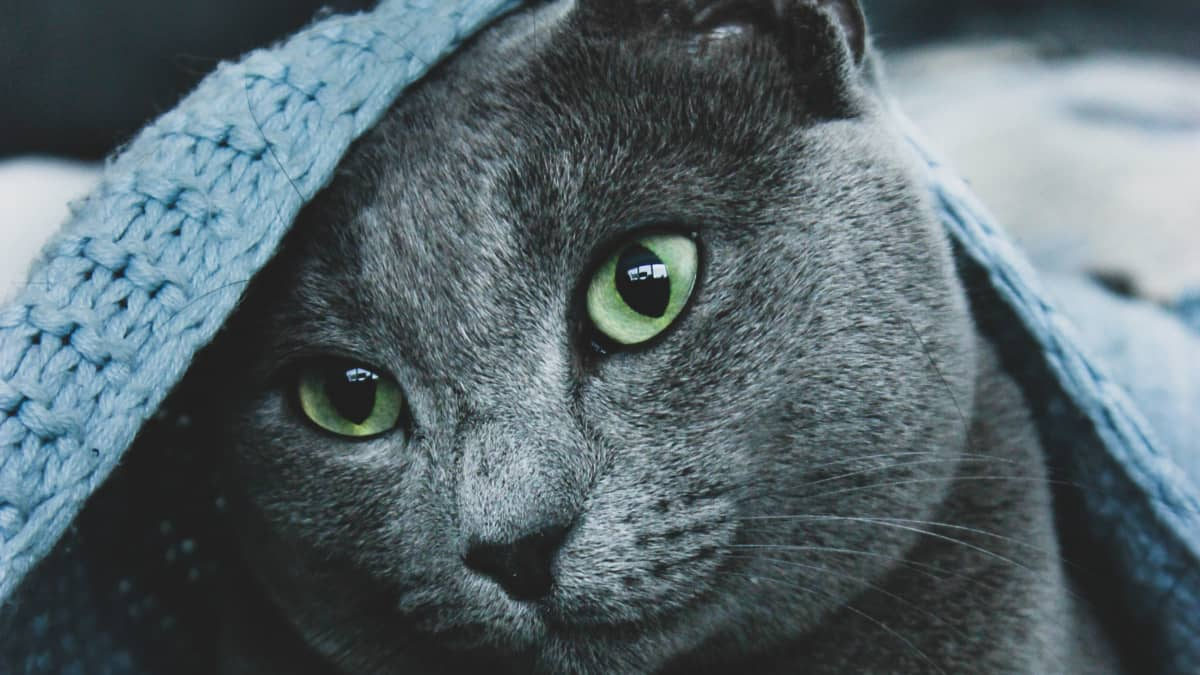
#> input picture cat.jpg, 1200 x 675 px
$ python imageProcessing-Tasks.py   (older library calls are emulated)
#> lines starting #> are read from the running program, lines starting #| are printed output that depends on the picture; after the words box and inside, x2 and y2 are one past the last pixel; in counts of white or black regions, pixels touching at a corner belong together
try:
    import cv2
    import numpy as np
    import matplotlib.pyplot as plt

    image = cv2.imread('cat.jpg')
#> image is the input picture: shape (675, 1200, 3); mean B, G, R 108.3, 102.7, 88.4
    gray_image = cv2.cvtColor(image, cv2.COLOR_BGR2GRAY)

    blue_channel, green_channel, red_channel = cv2.split(image)

    fig, ax = plt.subplots(1, 4, figsize=(20, 5))

    ax[0].imshow(cv2.cvtColor(image, cv2.COLOR_BGR2RGB))
    ax[0].set_title("Original Image")
    ax[0].axis("off")

    ax[1].imshow(gray_image, cmap='gray')
    ax[1].set_title("Grayscale Image")
    ax[1].axis("off")

    ax[2].imshow(red_channel, cmap='Reds')
    ax[2].set_title("Red Channel")
    ax[2].axis("off")

    ax[3].imshow(green_channel, cmap='Greens')
    ax[3].set_title("Green Channel")
    ax[3].axis("off")

    plt.tight_layout()
    plt.show()

    plt.figure(figsize=(5, 5))
    plt.imshow(blue_channel, cmap='Blues')
    plt.title("Blue Channel")
    plt.axis("off")
    plt.show()

    print("Task 1 Completed!")

    rows, cols = image.shape[:2]
#> rows = 675; cols = 1200

    translation_matrix = np.float32([[1, 0, 100], [0, 1, 50]])
    translated_image = cv2.warpAffine(image, translation_matrix, (cols, rows))
    translated_image_rgb = cv2.cvtColor(translated_image, cv2.COLOR_BGR2RGB)

    plt.figure(figsize=(6, 6))
    plt.imshow(translated_image_rgb)
    plt.title('Translated Image')
    plt.axis('off')
    plt.show()

    print("Task 2 Completed!")

    (h, w) = image.shape[:2]
#> h = 675; w = 1200

    center = (w // 2, h // 2)
#> center = (600, 337)
    angles = [90, 180, 270, 360]

    fig, axs = plt.subplots(1, 4, figsize=(20, 5))

    for i, angle in enumerate(angles):
        rotation_matrix = cv2.getRotationMatrix2D(center, angle, 1.0)
        rotated_image = cv2.warpAffine(image, rotation_matrix, (w, h))
        rotated_image_rgb = cv2.cvtColor(rotated_image, cv2.COLOR_BGR2RGB)
        axs[i].imshow(rotated_image_rgb)
        axs[i].set_title(f'Rotated {angle}°')
        axs[i].axis('off')

    plt.tight_layout()
    plt.show()

    print("Task 3 Completed!")

    if image is None:
        print("Error: Image not loaded!")
    else:
        original_height, original_width = image.shape[:2]
#> original_height = 675; original_width = 1200
        scale_percent = 15
        width_scaled = int(original_width * scale_percent / 100)
#> width_scaled = 180
        height_scaled = int(original_height * scale_percent / 100)
#> height_scaled = 101
        scaled_image = cv2.resize(image, (width_scaled, height_scaled), interpolation=cv2.INTER_LINEAR)

        width_enlarged = int(original_width * 2)
#> width_enlarged = 2400
        height_enlarged = int(original_height * 2)
#> height_enlarged = 1350
        enlarged_image = cv2.resize(image, (width_enlarged, height_enlarged), interpolation=cv2.INTER_CUBIC)

        resized_image = cv2.resize(image, (200, 400), interpolation=cv2.INTER_AREA)

        scaled_image_rgb = cv2.cvtColor(scaled_image, cv2.COLOR_BGR2RGB)
        enlarged_image_rgb = cv2.cvtColor(enlarged_image, cv2.COLOR_BGR2RGB)
        resized_image_rgb = cv2.cvtColor(resized_image, cv2.COLOR_BGR2RGB)

        fig, axs = plt.subplots(1, 3, figsize=(15, 5))

        axs[0].imshow(scaled_image_rgb)
        axs[0].set_title('Scaled (15%, Linear)')
        axs[0].axis('off')

        axs[1].imshow(enlarged_image_rgb)
        axs[1].set_title('Enlarged (2x, Cubic)')
        axs[1].axis('off')

        axs[2].imshow(resized_image_rgb)
        axs[2].set_title('Resized (200x400, Area)')
        axs[2].axis('off')

        plt.tight_layout()
        plt.show()

    print("Task 4 Completed!")

    if image is None:
        print("Error: Image not loaded!")
    else:
        blurred_image = cv2.GaussianBlur(image, (15, 15), 0)
        blurred_image_rgb = cv2.cvtColor(blurred_image, cv2.COLOR_BGR2RGB)

        plt.figure(figsize=(8, 6))
        plt.imshow(blurred_image_rgb)
        plt.title('Blurred Image (Gaussian Blur)')
        plt.axis('off')
        plt.show()

    print("Task 5 Completed!")

    if image is None:
        print("Error: Image not loaded!")
    else:
        image_float32 = np.float32(image)

        alpha = 1.5
        beta = 50

        adjusted_image = cv2.convertScaleAbs(image_float32, alpha=alpha, beta=beta)
        adjusted_image_rgb = cv2.cvtColor(adjusted_image, cv2.COLOR_BGR2RGB)

        plt.figure(figsize=(8, 6))
        plt.imshow(adjusted_image_rgb)
        plt.title('Adjusted Brightness and Contrast')
        plt.axis('off')
        plt.show()

    print("Task 6 Completed!")

    if image is None:
        print("Error: Image not loaded!")
    else:
        startY = 50
        height = 200
        startX = 50
        width = 200

        cropped_image = image[startY:startY + height, startX:startX + width]
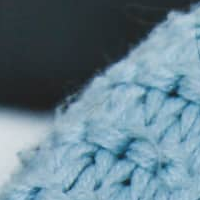
#> cropped_image: shape (200, 200, 3); mean B, G, R 141.2, 127.9, 101.9
        cropped_image_rgb = cv2.cvtColor(cropped_image, cv2.COLOR_BGR2RGB)

        plt.figure(figsize=(6, 6))
        plt.imshow(cropped_image_rgb)
        plt.title('Cropped Image')
        plt.axis('off')
        plt.show()

    print("Task 7 Completed!")

    if image is None:
        print("Error: Image not loaded!")
    else:
        height, width = image.shape[:2]
#> height = 675; width = 1200
        center_x, center_y = width // 2, height // 2
#> center_x = 600

        radius = 50
        color = (0, 255, 0)
        thickness = 5
        cv2.circle(image, (center_x, center_y), radius, color, thickness)
#> image: shape (675, 1200, 3); 0.27% of pixels changed, all inside (x1, y1, x2, y2) = (547, 284, 654, 391)

        image_rgb = cv2.cvtColor(image, cv2.COLOR_BGR2RGB)

        plt.figure(figsize=(6, 6))
        plt.imshow(image_rgb)
        plt.title('Image with Circle')
        plt.axis('off')
        plt.show()

    print("Task 8 Completed!")

    if image is None:
        print("Error: Image not loaded!")
    else:
        gray_image = cv2.cvtColor(image, cv2.COLOR_BGR2GRAY)

        lower_threshold = 100
        upper_threshold = 200
        edges = cv2.Canny(gray_image, lower_threshold, upper_threshold)
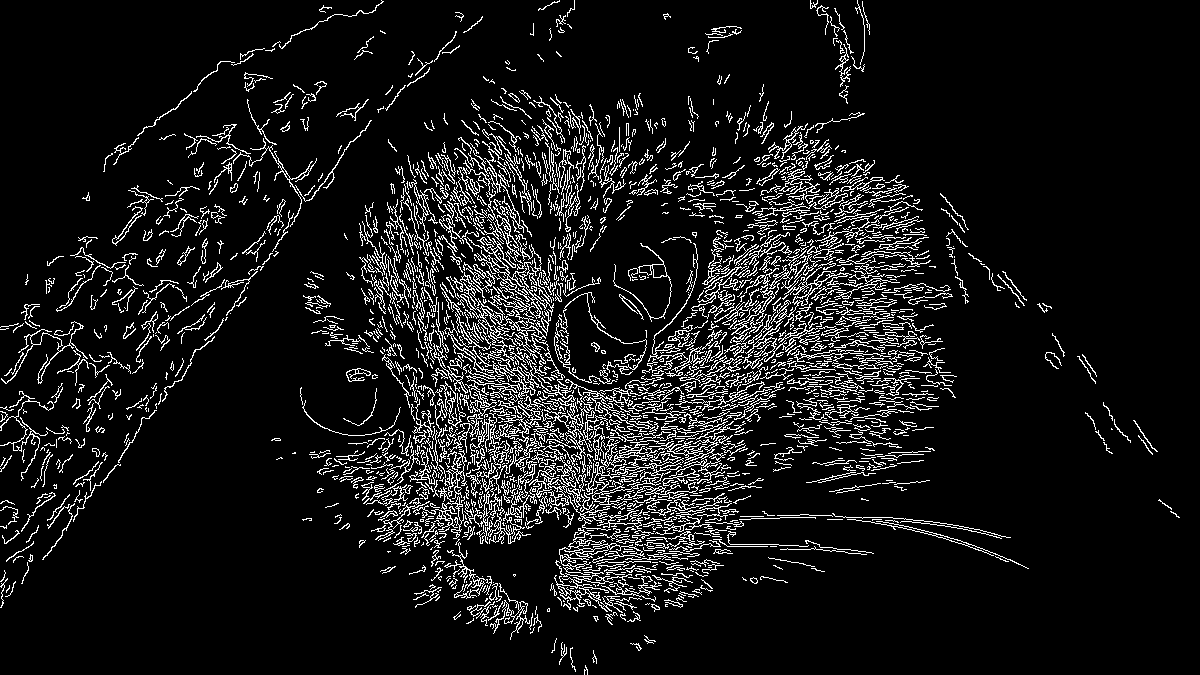
#> edges: shape (675, 1200); 8.9% white in thin lines or dots

        plt.figure(figsize=(6, 6))
        plt.imshow(edges, cmap='gray')
        plt.title('Canny Edge Detection')
        plt.axis('off')
        plt.show()

    print("Task 9 Completed!")

    image = cv2.imread('surveillance.png')
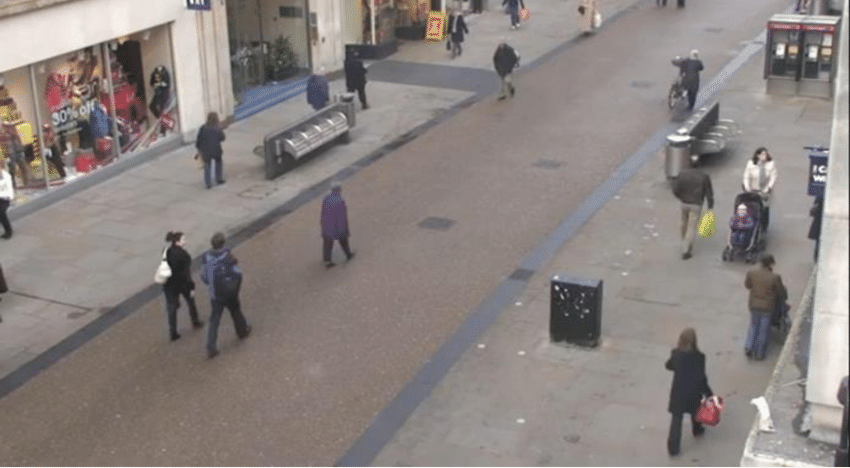
#> input picture surveillance.png, 850 x 468 px
#> image is the input picture: shape (468, 850, 3); mean B, G, R 128.9, 131.6, 139.5

    if image is None:
        print("Error: Image not loaded!")
    else:
        alpha = 1.5
        beta = 50
        enhanced_image = cv2.convertScaleAbs(image, alpha=alpha, beta=beta)
        blurred_image = cv2.GaussianBlur(enhanced_image, (15, 15), 0)
#> blurred_image: shape (468, 850, 3)
        gray_image = cv2.cvtColor(blurred_image, cv2.COLOR_BGR2GRAY)
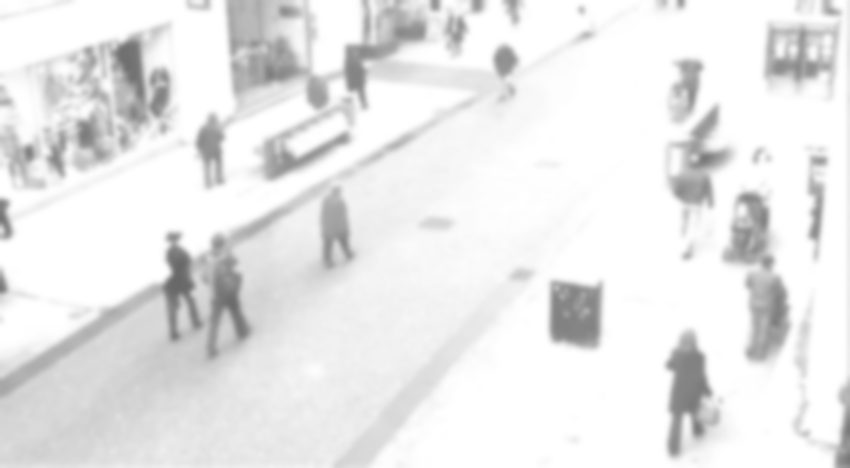
#> gray_image: shape (468, 850); min 104, max 255, mean 232.7
        edges = cv2.Canny(gray_image, 100, 200)
#> edges: shape (468, 850); 0.06% white in thin lines or dots, all inside (x1, y1, x2, y2) = (113, 33, 712, 398)

        plt.figure(figsize=(16, 8))

        plt.subplot(1, 3, 1)
        plt.imshow(cv2.cvtColor(image, cv2.COLOR_BGR2RGB))
        plt.title('Original Image')
        plt.axis('off')

        plt.subplot(1, 3, 2)
        plt.imshow(cv2.cvtColor(blurred_image, cv2.COLOR_BGR2RGB))
        plt.title('Enhanced + Blurred Image')
        plt.axis('off')

        plt.subplot(1, 3, 3)
        plt.imshow(edges, cmap='gray')
        plt.title('Edge Detected Image')
        plt.axis('off')

        plt.tight_layout()
        plt.show()
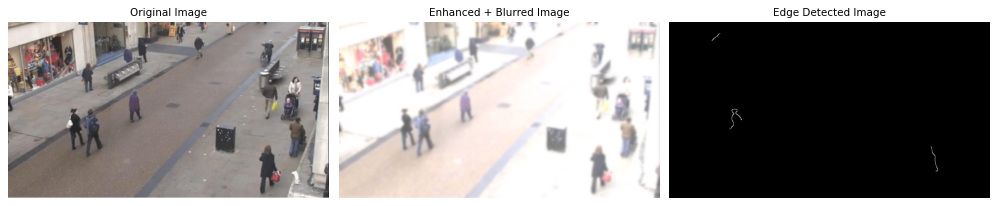
#> figure drawn by matplotlib, 3 panels

    print("Task 10 Completed!")

    image = cv2.imread('cat.jpg')

    if image is None:
        print("Error: Image not loaded!")
    else:
        gray_image = cv2.cvtColor(image, cv2.COLOR_BGR2GRAY)
        gray_hist = cv2.calcHist([gray_image], [0], None, [256], [0, 256])
#> gray_hist = 256 values, max 27433 at index 32, min 0 at index 0, mean 3164.1

        blue_hist = cv2.calcHist([image], [0], None, [256], [0, 256])
#> blue_hist = 256 values, max 25568 at index 32, min 0 at index 0, mean 3164.1
        green_hist = cv2.calcHist([image], [1], None, [256], [0, 256])
#> green_hist = 256 values, max 22376 at index 32, min 0 at index 0, mean 3164.1

        plt.figure(figsize=(12, 8))

        plt.subplot(2, 3, 1)
        plt.plot(gray_hist, color='black')
        plt.title('Grayscale Histogram')
        plt.xlim([0, 256])
        plt.grid(False)

        plt.subplot(2, 3, 2)
        plt.plot(blue_hist, color='blue')
        plt.title('Blue Channel Histogram')
        plt.xlim([0, 256])
        plt.grid(False)

        plt.subplot(2, 3, 3)
        plt.plot(green_hist, color='green')
        plt.title('Green Channel Histogram')
        plt.xlim([0, 256])
        plt.grid(False)

        plt.subplot(2, 3, 4)
        plt.imshow(cv2.cvtColor(image, cv2.COLOR_BGR2RGB))
        plt.title('Original Image')
        plt.axis('off')

        plt.tight_layout()
        plt.show()
#> figure, not shown here; panel 1: curve peaks at x = 32, y = 27433; panel 2: curve peaks at x = 32, y = 25568; panel 3: curve peaks at x = 32, y = 22376

    print("Task 11 Completed!")

    if image is None:
        print("Error: Image not loaded!")
    else:
        gray_image = cv2.cvtColor(image, cv2.COLOR_BGR2GRAY)
        kernel_blur = np.ones((5, 5), np.float32) / 25
        smoothed_image = cv2.filter2D(gray_image, -1, kernel_blur)

        kernel_sharpen = np.array([[0, -1, 0],
                                   [-1, 5, -1],
                                   [0, -1, 0]])
        sharpened_image = cv2.filter2D(gray_image, -1, kernel_sharpen)

        sobelx = cv2.Sobel(gray_image, cv2.CV_64F, 1, 0, ksize=3)
        sobely = cv2.Sobel(gray_image, cv2.CV_64F, 0, 1, ksize=3)
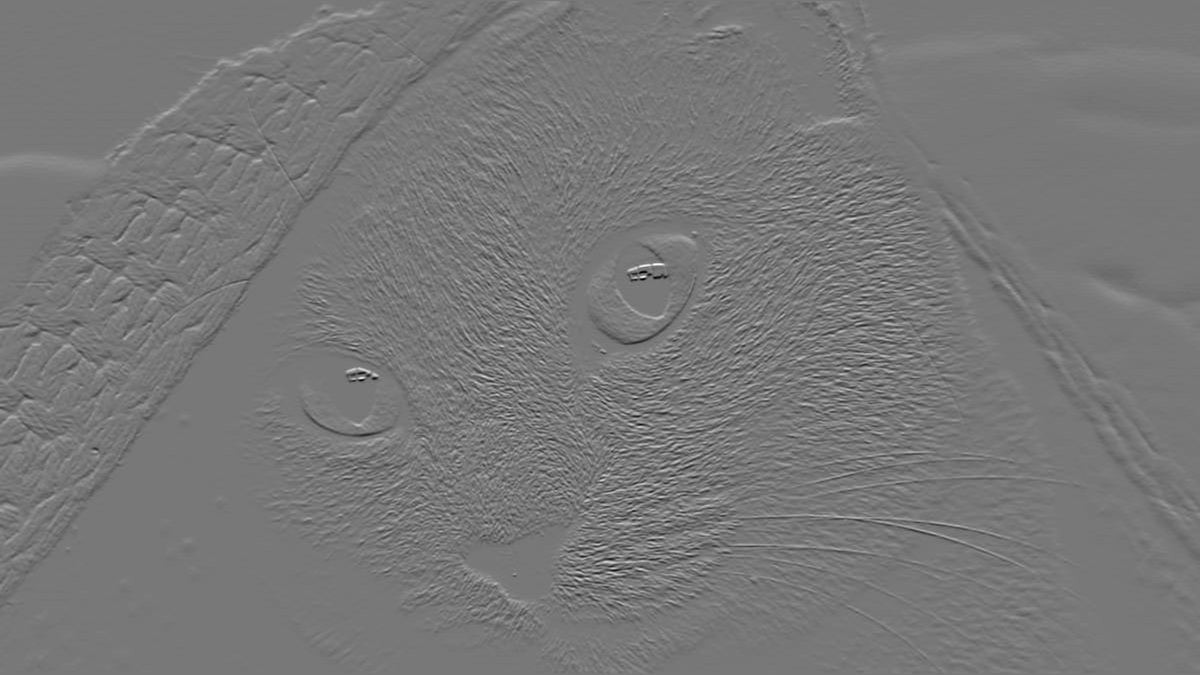
#> sobely: shape (675, 1200) float64; min -663, max 743, mean -0.2; drawn with min black and max white
        sobel_edges = cv2.magnitude(sobelx, sobely)

        plt.figure(figsize=(12, 8))

        plt.subplot(2, 2, 1)
        plt.imshow(cv2.cvtColor(image, cv2.COLOR_BGR2RGB))
        plt.title('Original Image')
        plt.axis('off')

        plt.subplot(2, 2, 2)
        plt.imshow(smoothed_image, cmap='gray')
        plt.title('Smoothed (Blurred) Image')
        plt.axis('off')

        plt.subplot(2, 2, 3)
        plt.imshow(sharpened_image, cmap='gray')
        plt.title('Sharpened Image')
        plt.axis('off')

        plt.subplot(2, 2, 4)
        plt.imshow(sobel_edges, cmap='gray')
        plt.title('Sobel Edge Detection')
        plt.axis('off')

        plt.tight_layout()
        plt.show()
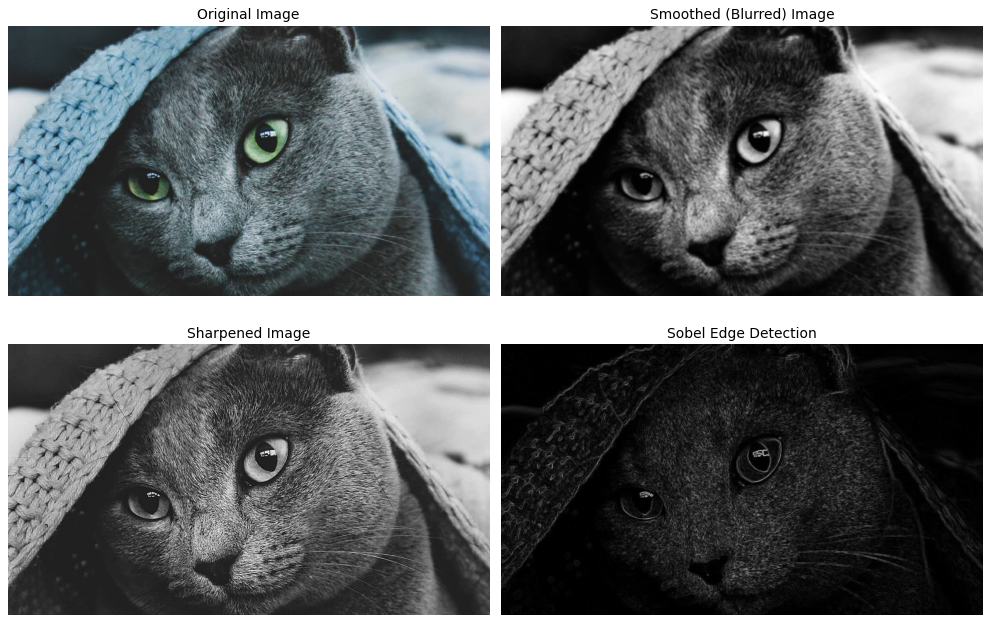
#> figure drawn by matplotlib, 4 panels

    print("Task 12 Completed!")

except ImportError as e:
    print(f"Debugging failed: {e}")

except Exception as e:
    print(f"Error: {e}")
